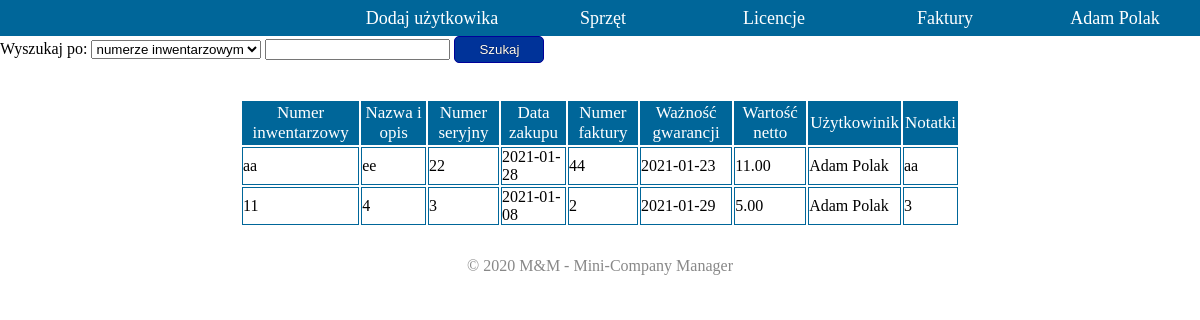
/?task=myDevices&action=getAll (signed in), run on the app's committed database.
### tables this page shows
CREATE TABLE `devices` (
  `device_id` int(11) NOT NULL,
  `device_code` varchar(25) NOT NULL,
  `device_name` varchar(50) NOT NULL,
  `device_serialNumber` varchar(25) NOT NULL,
  `device_buyDate` date NOT NULL,
  `device_invoiceId` int(11) NOT NULL,
  `device_warrantyExpiryDate` date NOT NULL,
  `device_nettoValue` decimal(10,2) NOT NULL,
  `device_ownerId` int(11) NOT NULL,
  `device_notes` varchar(255) NOT NULL
);

CREATE TABLE `users` (
  `user_id` int(11) NOT NULL,
  `user_firstName` varchar(50) NOT NULL,
  `user_lastName` varchar(50) NOT NULL,
  `user_password` varchar(255) NOT NULL,
  `user_salt` varchar(10) NOT NULL,
  `user_role` varchar(10) NOT NULL,
  `user_login` varchar(50) NOT NULL
);

### views/mainView.php (called while the page is built, shortened)
<?php
class mainView extends View{
    public function login($data) {
        $this->render('main');
    }
}
?>

### index.php (called while the page is built, shortened)
<?php
$con=new appController();
$con->load();
?>

### libs/Model.php (called while the page is built, shortened)
<?php
abstract class Model{
    protected $pdo;
    public function  __construct() {
        try {
            require 'configs/dbConfig.php';
            $this->pdo=new PDO('mysql:host='.$host.';dbname='.$dbase, $user, $pass);
            $this->pdo->setAttribute(PDO::ATTR_ERRMODE, PDO::ERRMODE_EXCEPTION);
        }
        catch(DBException $e) {
            echo 'DB connect error: ' . $e->getMessage();
        }
    }
    public function select($query) {
        $select=$this->pdo->query($query);
        $data=$select->fetchAll(PDO::FETCH_ASSOC);
        return $data;
    }
}
?>

### configs/dbConfig.php (called while the page is built)
<?php
$host='localhost';
$dbase='ai_projekt';
$user='root';
$pass='';
?>

### models/devicesModel.php (called while the page is built, shortened)
<?php
include 'libs/Model.php';
class devicesModel extends Model{
    public function getAll() {
        $userId=$_SESSION['activeUser']['user_id'];
        $userRole=$_SESSION['activeUser']['user_role'];
        if($userRole=="admin" || $userRole=="pracownik" || $userRole=="audytor"){
            $data=$this->select("SELECT * FROM `devices` JOIN users ON users.user_id=devices.device_ownerId");
        }
        else{
            $data=$this->select("SELECT * FROM `devices` JOIN users ON users.user_id=devices.device_ownerId WHERE devices.device_ownerId='".$userId."'");
        }
        return $data;
    }
}
?>

### controllers/devicesController.php (called while the page is built, shortened)
<?php
class devicesController extends Controller{
    public function getAll(){
        $model=$this->loadModel('devices');
        $data=$model->getAll();
        $view=$this->loadView('main');
        $view->myDevices($data);
        return $view;
    }
}
?>

### templates/myDevices.php (the view, shortened to what this page needs)
    <div id="search">
        <form action="?task=myDevices&action=getSearched" method="post">
            <label for="list">Wyszukaj po:</label>
            <select id="list" name="type">
                <option value="device_code">numerze inwentarzowym</option>
            </select>
            <input type="text" name="invoice_to_search" id="invoice_to_search" required>
            <input type="submit" id="start" value="Szukaj">
        </form>
    </div>
<table id="tabela">
        <thread>
            <tr>
                <th class="top">Numer inwentarzowy</th> <th class="top">Nazwa i opis</th> <th class="top">Numer seryjny</th> <th class="top">Data zakupu</th> <th class="top">Numer faktury</th> <th class="top">Ważność gwarancji</th> <th class="top">Wartość netto</th> <th class="top">Użytkowinik</th> <th class="top">Notatki</th>
            </tr>
        </thread>
        <tbody>
                <?php
                    foreach ($this->get('user_devices') as &$val) {
                        ?>
                        <tr>
                            <td class="row"><?php echo $val['device_code'] ?></td>
                            <td class="row"><?php echo $val['device_name'] ?></td>
                            <td class="row"><?php echo $val['device_serialNumber'] ?></td>
                            <td class="row"><?php echo $val['device_buyDate'] ?></td>
                            <td class="row"><?php echo $val['device_invoiceId'] ?></td>
                            <td class="row"><?php echo $val['device_warrantyExpiryDate'] ?></td>
                            <td class="row"><?php echo $val['device_nettoValue'] ?></td>
                            <td class="row"><?php echo $val['user_firstName']." ".$val['user_lastName'] ?></td>
                            <td class="row"><?php echo $val['device_notes'] ?></td>
                        </tr>
                    <?php
                    }
                ?>
        </tbody>
    </table>

### templates/styles/style_logowania.css (style rules this page uses)
body { margin: 0; padding: 0; }
form { margin: 0; }
input[type="submit"] { width: 90px; padding: 5px 13px; border: 1px solid #000099; color: white; text-shadow: 0 0 1px black; background: #003399; position: relative; }
#panel, input[type="submit"] { -webkit-border-radius: 5px; -moz-border-radius: 5px; border-radius: 5px; }

### templates/styles/style_Forms.css (style rules this page uses)
#tabela { width: 60%; margin-left: 20%; margin-top: 3%; }
td { border: 1px solid #006699; margin: 0; padding: 0; }
.top { border: 1px solid #006699; background: #006699; color: white; font-size: 17px; font-weight: normal; }

### data on the page
devices: device_code "aa", device_name "ee", device_serialNumber "22", device_buyDate "2021-01-28", device_invoiceId "44", device_warrantyExpiryDate "2021-01-23", device_nettoValue "11.00", users.user_firstName "Adam", users.user_lastName "Polak", device_notes "aa"
devices: device_code "11", device_name "4", device_serialNumber "3", device_buyDate "2021-01-08", device_invoiceId "2", device_warrantyExpiryDate "2021-01-29", device_nettoValue "5.00", users.user_firstName "Adam", users.user_lastName "Polak", device_notes "3"

### other printed values
$this->get('user_name') "Adam Polak"
